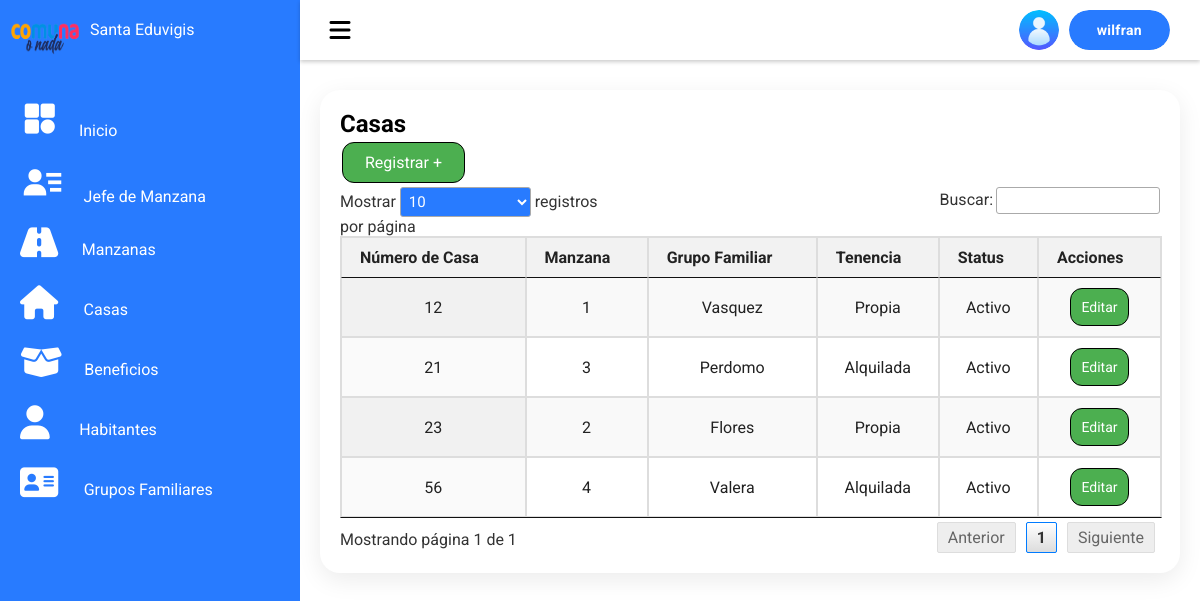
Page /php/casa/casa.php (signed in) on the committed database.
### tables this page shows
CREATE TABLE `casas` (
  `id_casa` int(10) NOT NULL,
  `id_manzana` int(10) NOT NULL,
  `id_grupo_familiar` int(10) NOT NULL,
  `numero_casa` int(10) NOT NULL,
  `anexo_casa` varchar(60) NOT NULL,
  `ten_casa` enum('Propia','Alquilada') NOT NULL,
  `status` enum('Activo','Inactivo') NOT NULL
);

CREATE TABLE `manzanas` (
  `id_manzana` int(10) NOT NULL,
  `id_jefe_manzana` int(10) DEFAULT NULL,
  `numero_manzana` int(10) NOT NULL,
  `descripcion` varchar(50) NOT NULL,
  `observacion` varchar(255) NOT NULL
);

CREATE TABLE `grupos_familiares` (
  `id_grupo_flia` int(10) NOT NULL,
  `nombre_familia` varchar(60) NOT NULL,
  `status` enum('Activo','Inactivo') NOT NULL
);

### php/casa/casa.php (the view, shortened to what this page needs)
<?php require_once "vista_superior.php"; ?>
<html lang="es">
<link rel="stylesheet" href="../../styles/styles.css">
    <link rel="stylesheet" type="text/css" href="../../styles/jquery.dataTables.css">
    <link rel="stylesheet" href="../../styles/sweetalert2.min.css">
<div class="details section">
    <div class="recentRegisters">
    <h2>Casas</h2>
    <button id="addHouseBtn">Registrar +</button>
    <table id="housesTable" class="display">
        <thead>
            <tr>
                <th>Número de Casa</th>
                <th>Manzana</th>
                <th>Grupo Familiar</th>
                <th>Tenencia</th>
                <th>Status</th>
                <th>Acciones</th>
            </tr>
        </thead>
        <tbody>
            <?php
            include 'conexion.php';
            $sql = "SELECT casas.*, manzanas.numero_manzana, grupos_familiares.nombre_familia
                    FROM casas
                    JOIN manzanas ON casas.id_manzana = manzanas.id_manzana
                    JOIN grupos_familiares ON casas.id_grupo_familiar = grupos_familiares.id_grupo_flia";
            $result = $conn->query($sql);
            if ($result->num_rows > 0) {
                while ($row = $result->fetch_assoc()) {
                    echo "<tr>
                            <td>{$row['numero_casa']}</td>
                            <td>{$row['numero_manzana']}</td>
                            <td>{$row['nombre_familia']}</td>
                            <td>{$row['ten_casa']}</td>
                            <td>{$row['status']}</td>
                            <td><button class='editBtn' data-id='{$row['id_casa']}'>Editar</button></td>
                          </tr>";
                }
            }
            ?>
        </tbody>
    </table>

### styles/styles.css (style rules this page uses)
.editBtn { background-color: #287bff; color: white; }
table { width: 100%; border-collapse: collapse; }
table, th, td { border: 1px solid #ddd; }
th, td { padding: 8px; text-align: left; }
th { background-color: #f2f2f2; }
tr:nth-child(even) { background-color: #f9f9f9; }
table.dataTable { width: 100%; margin: 0 auto; }
* { margin: 0; padding: 0; box-sizing: border-box; font-family: "Roboto", sans-serif; }
:root { --blue: #287bff; --white: #fff; --grey: #f5f5f5; --black1: #222; --black2: #999; --fondo: #16161a; --titulos: #fffffe; --parrafos: #94a1b2; --botones: #7f5af0; --botontext: #fffffe; --atack: #010101; --principal: #fffffe; --destacar: #7f5af0; --secundary: #72757e; --terceary: #2cb67d; --rojo: #c82333; --azul: #3084f2; }
body { min-height: 100vh; overflow-x: hidden; }
.details { position: relative; width: 100%; padding: 20px; display: grid; grid-template-columns: 2fr 1fr; grid-gap: 30px; }
.details .recentRegisters { position: relative; display: grid; min-height: 200px; background: var(--white); padding: 20px; box-shadow: 0 7px 25px rgba(0, 0, 0, 0.08); border-radius: 20px; margin-top: 10px; }
.details table { position: relative; width: 100%; border-collapse: collapse; margin-top: 10px; }
.details .recentRegisters table tr { color: var(--black1); border-bottom: 1px solid rgba(0, 0, 0, 0.1); }
.details .recentRegisters table tr:last-child { border-bottom: none; }
.details .recentRegisters table tr td { padding: 10px; }
.details .recentRegisters table tr td:last-child { text-align: end; }
.details .recentRegisters table tr td:nth-child(2) { text-align: end; }
.details .recentRegisters table tr td:nth-child(3) { text-align: center; }
.details.section { position: relative; width: 100%; padding: 20px; display: grid; grid-template-columns: 1fr; grid-gap: 30px; }

### php/casa/casa.php (style rules this page uses)
#addHouseBtn { background-color: #4CAF50; border: none; color: white; padding: 10px 10px; text-align: center; text-decoration: none; display: inline-block; font-size: 16px; margin: 4px 2px; cursor: pointer; border-radius: 12px; transition: background-color 0.3s ease; width: 15%; border: 1px solid black; }
.editBtn { background-color: #4CAF50; border: none; color: white; padding: 10px 10px; text-align: center; text-decoration: none; display: inline-block; font-size: 14px; cursor: pointer; border-radius: 12px; transition: background-color 0.3s ease; border: 1px solid black; }
table { width: 100%; border-collapse: collapse; }
table, th, td { border: 1px solid #ddd; }
th, td { padding: 8px; text-align: left; }
th { background-color: #f2f2f2; }
tr:nth-child(even) { background-color: #f9f9f9; }
table.DataTable { width: 100%; margin: 0 auto; color: black !important; }
table.dataTable td { text-align: center!important; }

### rows in the picture
casas: numero_casa "12", id_manzana.numero_manzana "1", grupos_familiares.nombre_familia "Vasquez", ten_casa "Propia", status "Activo"
casas: numero_casa "23", id_manzana.numero_manzana "2", grupos_familiares.nombre_familia "Flores", ten_casa "Propia", status "Activo"
casas: numero_casa "21", id_manzana.numero_manzana "3", grupos_familiares.nombre_familia "Perdomo", ten_casa "Alquilada", status "Activo"
casas: numero_casa "56", id_manzana.numero_manzana "4", grupos_familiares.nombre_familia "Valera", ten_casa "Alquilada", status "Activo"
